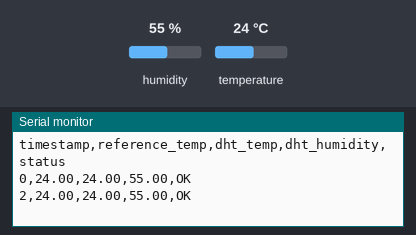
The sketch below on a simulated Arduino Uno, built with avr-gcc and run on an emulated ATmega328P. Parts: the last lines printed to the serial monitor. The inputs (shaded band) are chosen by the test bench; at power-on: humidity 55 %, temperature 24 °C.

Above: at 2.8 s.
2.9 s: humidity set to 22 %
At 4.5 s:
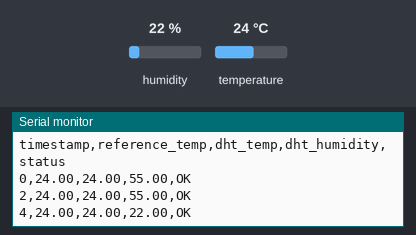
5.6 s: temperature set to 12 °C
At 7.5 s:
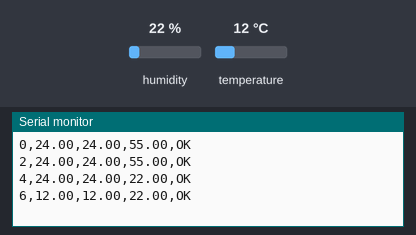
8.3 s: humidity set to 40 %
At 11.0 s:
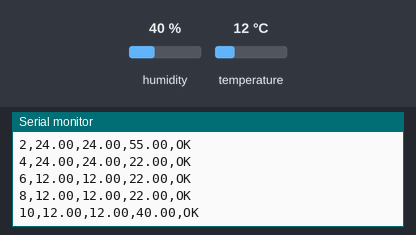
Timing chart, 0 to 12.5 s (numbered marks = the images above; inputs shaded):
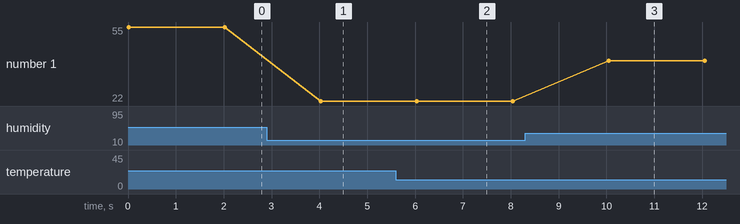

The sketch:

test_sensor_validation.ino
```cpp
/*
 * test_sensor_validation.ino
 *
 * DHT22 Sensor Accuracy Validation Test
 *
 * Run this sketch for 24 hours alongside a calibrated reference thermometer
 * to validate DHT22 accuracy and reliability.
 */

#include <DHT.h>

#define DHT_PIN  4
#define DHT_TYPE DHT22
DHT dht(DHT_PIN, DHT_TYPE);

unsigned long testStartTime = 0;
int totalReads = 0;
int successfulReads = 0;
int failedReads = 0;
float tempSum = 0;
float humSum = 0;
float tempMin = 100;
float tempMax = -100;
float humMin = 100;
float humMax = 0;

void setup() {
  Serial.begin(115200);
  dht.begin();
  testStartTime = millis();

  Serial.println("=== DHT22 Sensor Validation Test ===");
  Serial.println("Place calibrated reference thermometer next to DHT22");
  Serial.println("Run for 24 hours minimum for reliable statistics");
  Serial.println();
  Serial.println("timestamp,reference_temp,dht_temp,dht_humidity,status");
}

void loop() {
  float hum = dht.readHumidity();
  float temp = dht.readTemperature();

  totalReads++;

  if (isnan(hum) || isnan(temp)) {
    failedReads++;
    Serial.print(millis() / 1000);
    Serial.println(",nan,nan,nan,FAIL");
  } else {
    successfulReads++;
    tempSum += temp;
    humSum += hum;
    tempMin = min(tempMin, temp);
    tempMax = max(tempMax, temp);
    humMin = min(humMin, hum);
    humMax = max(humMax, hum);

    Serial.print(millis() / 1000);
    Serial.print(",");
    Serial.print(temp, 2);  // Replace with reference reading
    Serial.print(",");
    Serial.print(temp, 2);
    Serial.print(",");
    Serial.print(hum, 2);
    Serial.println(",OK");
  }

  // Print statistics every 100 reads
  if (totalReads % 100 == 0) {
    printStats();
  }

  delay(2000);  // DHT22 minimum interval
}

void printStats() {
  float successRate = (float)successfulReads / totalReads * 100;
  float avgTemp = tempSum / successfulReads;
  float avgHum = humSum / successfulReads;

  Serial.println();
  Serial.println("=== STATISTICS ===");
  Serial.print("Total reads: "); Serial.println(totalReads);
  Serial.print("Success rate: "); Serial.print(successRate); Serial.println("%");
  Serial.print("Avg Temp: "); Serial.print(avgTemp, 2); Serial.println("°C");
  Serial.print("Temp Range: "); Serial.print(tempMin, 2); Serial.print(" - "); Serial.print(tempMax, 2); Serial.println("°C");
  Serial.print("Avg Hum: "); Serial.print(avgHum, 2); Serial.println("%");
  Serial.print("Hum Range: "); Serial.print(humMin, 2); Serial.print(" - "); Serial.print(humMax, 2); Serial.println("%");
  Serial.println("==================");
  Serial.println();
}
```

Measured:
- after the input at 2.9 s, the serial monitor: prints a new line after 1.1 s (image 1)
- after the input at 5.6 s, the serial monitor: prints a new line after 0.44 s (image 2)
- after the input at 8.3 s, the serial monitor: prints a new line after 1.8 s (image 3)
- plotted number 1: 22 → 40 after the input at 8.3 s
